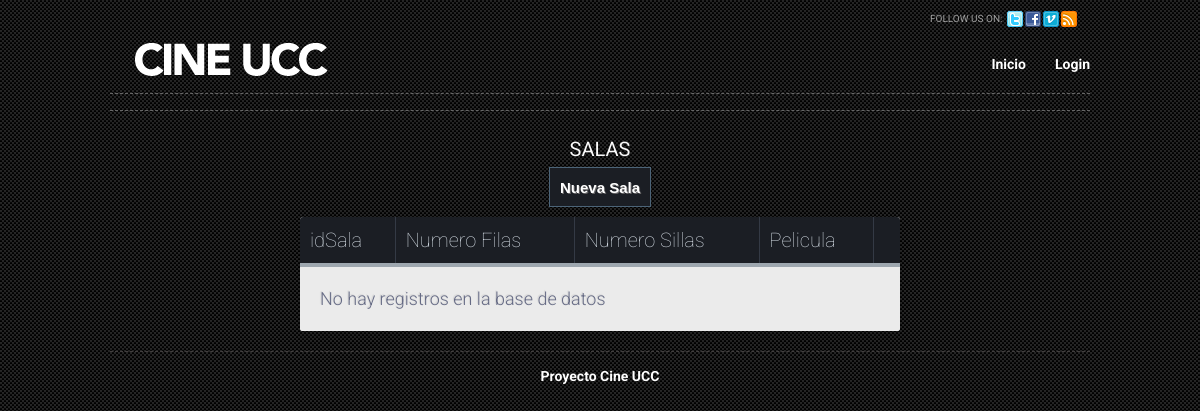
/salas.php, run on an earlier commit of the app's database.
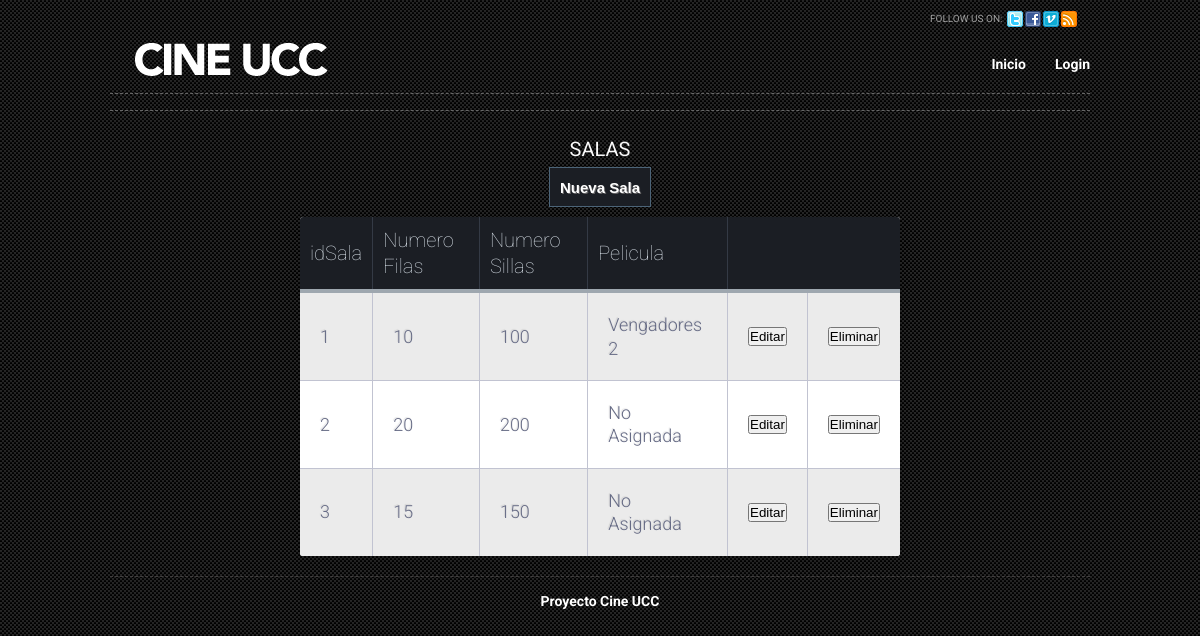
And on a later commit of the database.
### tables this page shows
CREATE TABLE IF NOT EXISTS `sala` (
`idSala` int(11) NOT NULL,
  `numero_filas` int(11) NOT NULL,
  `numero_sillas` int(11) NOT NULL
);

CREATE TABLE IF NOT EXISTS `pelicula` (
`idPelicula` int(11) NOT NULL,
  `nombre` varchar(250) NOT NULL,
  `imagen` varchar(250) NOT NULL,
  `idSala` int(11) NOT NULL
);

### tablaSalas.php (the view, shortened to what this page needs)
<?php
$link = conectar();
$sql = "SELECT * FROM sala";
$query = mysql_query($sql, $link);
if (mysql_num_rows($query) != 0) {
    while ($line = mysql_fetch_array($query)) {
        echo '<tr>';
        echo "<td>" . $line['idSala'] . "</td>";
        echo "<td>" . $line['numero_filas'] . "</td>";
        echo "<td>" . $line['numero_sillas'] . "</td>";
        $sql2= "SELECT nombre FROM `pelicula` WHERE idsala=".$line["idSala"];
        $query2 = mysql_query($sql2, $link);
        $nombre = mysql_result($query2, 0);
        if(!empty($nombre)){
            echo "<td>" . $nombre . "</td>";
        }else{
            echo "<td>No Asignada</td>";
        }
        echo "<td><a href='registroSala.php?idSala=" . $line["idSala"] . "'>
                    <button>Editar</button></a>";
        echo "<td><a href='eliminarSala.php?idSala=" . $line["idSala"] . "'>
                   <button onclick='return confirm(\"Seguro que desea eliminar esta Sala?\")';' >
                   Eliminar</button></a></td>";
        echo "</tr>";
    }
} else {
    echo '<tr>';
    echo '<td colspan=5> No hay registros en la base de datos</td>';
    echo '</tr>';
}

### salas.php (shortened to what this page needs)
<!DOCTYPE html PUBLIC "-//W3C//DTD XHTML 1.0 Transitional//EN" "http://www.w3.org/TR/xhtml1/DTD/xhtml1-transitional.dtd">
<html lang="en-US" xmlns="http://www.w3.org/1999/xhtml" dir="ltr">
    <head>
        <link rel="stylesheet" href="css/style.css" type="text/css" media="all" />
        <link rel="stylesheet" href="css/table.css" type="text/css" media="all" />
    </head>
    <body>
        <div id="shell">
            <div id="header">
                <h1 id="logo"><a href="home.php">Cine UCC</a></h1>
                <div class="social">
                    <span>FOLLOW US ON:</span>
                    <ul>
                        <li><a class="twitter" href="#">twitter</a></li>
                        <li><a class="facebook" href="#">facebook</a></li>
                        <li><a class="vimeo" href="#">vimeo</a></li>
                        <li><a class="rss" href="#">rss</a></li>
                    </ul>
                </div>
                <div id="navigation">
                    <ul>
                        <li><a href="home.php">Inicio</a></li>
                        <?php
                        if (isset($_SESSION['estado'])) {
                            echo '<li><a href="pagina_login.php?estado=logout">Salir</a></li>';
                        } else {
                            echo '<li><a href="pagina_login.php">Login</a></li>';
                        }
                        ?>
                    </ul>
                </div>
                <div id="sub-navigation">
                </div>
            </div>
            <div id="main">
                <div id="content">
                    <center>
                        <div class="table-title" style="margin-top: 20px">
                            <h3>Salas</h3>
                        </div>
                        <div style="margin-bottom: 10px">
                            <a href='registroSala.php'>
                                <button class="botoncool">
                                    Nueva Sala</button></a>
                        </div>
                    </center>
                    <center>
                        <table class="table-fill" style="margin-bottom: 20px">
                            <thead>
                                <tr>
                                    <th class="text-left">idSala</th>
                                    <th class="text-left">Numero Filas</th>
                                    <th class="text-left">Numero Sillas</th>
                                    <th class="text-left">Pelicula</th>
                                    <th colspan="3"></th>
                                </tr>
                            </thead>
                            <tbody class="table-hover">
                                <?php require './tablaSalas.php'; ?>
                            </tbody>
                        </table>
                    </center>
                </div>
            </div>
            <div id="footer">
                <center>
                    <h3>Proyecto Cine UCC</h3>
                </center>
            </div>
        </div>
    </body>
</html>

### css/style.css (style rules this page uses)
* { margin: 0; padding: 0; outline:0; }
body { font-size: 12px; line-height: 1.3; font-family: Arial, Helvetica, Sans-Serif; color: #ccc; background: url('images/body-bg.gif'); }
a { color: #e7b038; text-decoration: underline; cursor:pointer; }
h3 { font-size:14px; color:#fff; font-weight:bold; }
#shell { width:980px; margin:0 auto; }
#header { position:relative; }
h1#logo { position:absolute; top:37px; left:0; }
h1#logo a { float:left; width:239px; height:49px; background:url('images/logocine.png') no-repeat 0 0; font-size: 0; line-height: 0; text-indent: -4000px; }
.social { float:right; width:160px; padding-top:11px; }
.social span { float:left; display:inline; font-size:10px; color:#9f9f9f; line-height:16px; padding-right:5px; }
.social ul { list-style:none; }
.social ul li { float:left; display:inline; width:16px; padding-right:2px; }
.social ul li a { float:left; display:inline; width:16px; height:16px; background:url('images/social.gif') no-repeat 0 0; font-size: 0; line-height: 0; text-indent: -4000px; }
.social ul li a.facebook { background-position:-18px 0; }
.social ul li a.vimeo { background-position:-36px 0; }
.social ul li a.rss { background-position:-54px 0; }
#navigation { float:right; clear:right; padding-top:28px; padding-bottom:20px; }
#navigation ul { list-style:none; }
#navigation ul li { float:left; display:inline; padding-left:29px; }
#navigation ul li a { font-size:14px; font-weight:bold; color:#fff; text-decoration:none; }
#sub-navigation { display:block; clear:right; border-top:1px dashed #666; border-bottom:1px dashed #666; padding:8px 0; }
#main { border-bottom:1px dashed #413e3e; }
#footer { padding:15px 0 15px 0; }
.botoncool { background-color: #1b1e24; border:1px solid #4c6478; display:inline-block; color:#ffffff; font-family:arial; font-size:15px; font-weight:bold; font-style:normal; height:40px; line-height:40px; padding-left: 10px; padding-right: 10px; text-decoration:none; text-align:center; text-shadow:1px 1px 0px #696869; }

### css/table.css (style rules this page uses)
body { background-color: #3e94ec; font-family: "Roboto", helvetica, arial, sans-serif; font-size: 14px; font-weight: 400; text-rendering: optimizeLegibility; }
div.table-title { display: block; margin: auto; max-width: 600px; padding:5px; width: 100%; }
.table-title h3 { color: #fafafa; font-size: 20px; font-weight: 400; font-style:normal; font-family: "Roboto", helvetica, arial, sans-serif; text-shadow: -1px -1px 1px rgba(0, 0, 0, 0.1); text-transform:uppercase; }
.table-fill { background: white; border-radius:3px; border-collapse: collapse; margin: auto; max-width: 600px; padding:5px; width: 100%; box-shadow: 0 5px 10px rgba(0, 0, 0, 0.1); animation: float 5s infinite; }
th { color:#D5DDE5;; background:#1b1e24; border-bottom:4px solid #9ea7af; border-right: 1px solid #343a45; font-size:20px; font-weight: 100; padding:10px; text-align:left; text-shadow: 0 1px 1px rgba(0, 0, 0, 0.1); vertical-align:middle; }
th:first-child { border-top-left-radius:3px; }
th:last-child { border-top-right-radius:3px; border-right:none; }
tr { border-top: 1px solid #C1C3D1; border-bottom-: 1px solid #C1C3D1; color:#666B85; font-size:16px; font-weight:normal; text-shadow: 0 1px 1px rgba(256, 256, 256, 0.1); }
tr:first-child { border-top:none; }
tr:last-child { border-bottom:none; }
tr:nth-child(odd) td { background:#EBEBEB; }
tr:last-child td:first-child { border-bottom-left-radius:3px; }
tr:last-child td:last-child { border-bottom-right-radius:3px; }
td { background:#FFFFFF; padding:20px; text-align:left; vertical-align:middle; font-weight:300; font-size:18px; text-shadow: -1px -1px 1px rgba(0, 0, 0, 0.1); border-right: 1px solid #C1C3D1; }
td:last-child { border-right: 0px; }
th.text-left { text-align: left; }

What changed in the data, as far as the page shows it:
added sala: idSala "1", numero_filas "10", numero_sillas "100", pelicula.nombre "Vengadores 2"
added sala: idSala "2", numero_filas "20", numero_sillas "200", shows "No Asignada"
added sala: idSala "3", numero_filas "15", numero_sillas "150", shows "No Asignada"
Also different on the page:
text no longer shown: "No hay registros en la base de datos"
